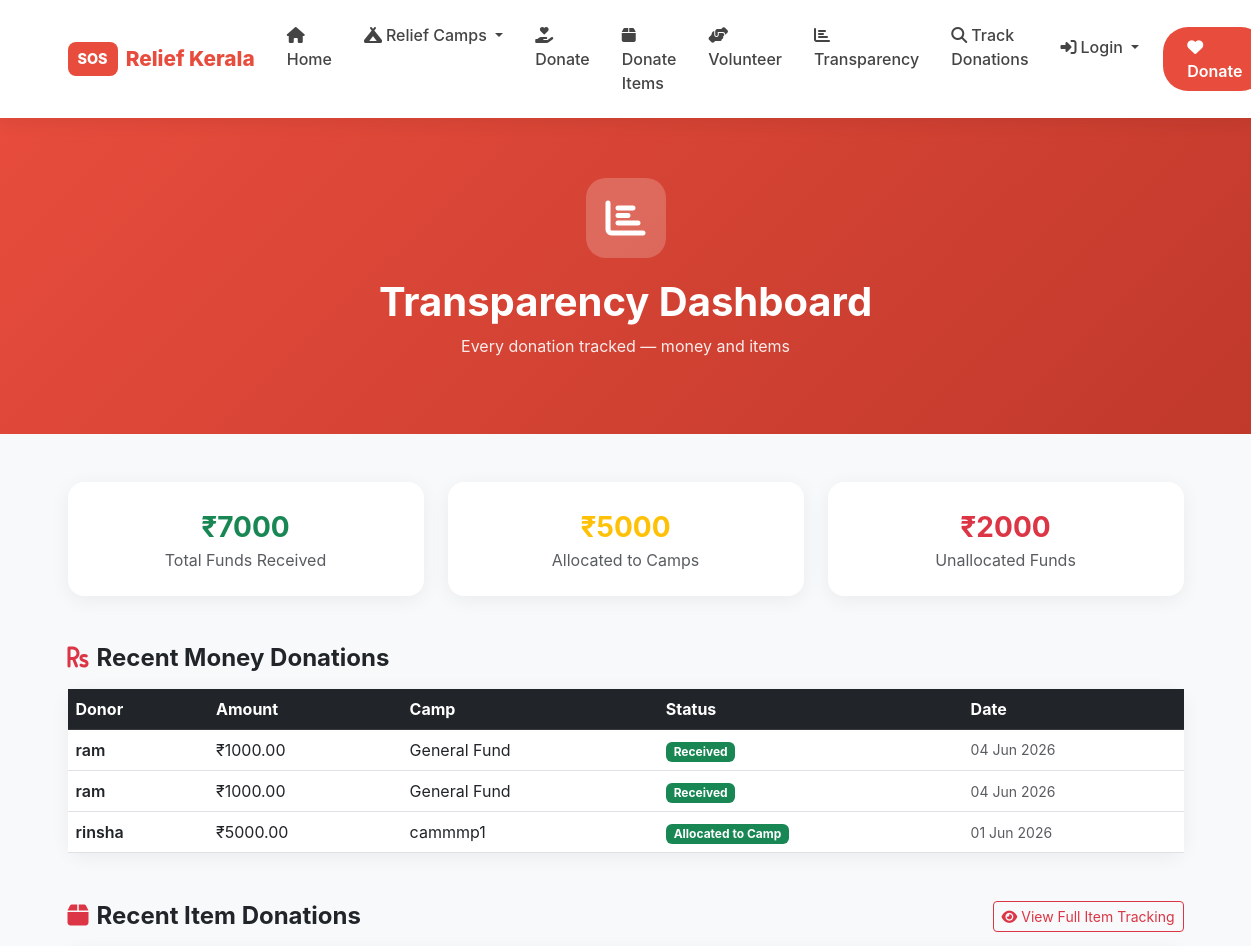
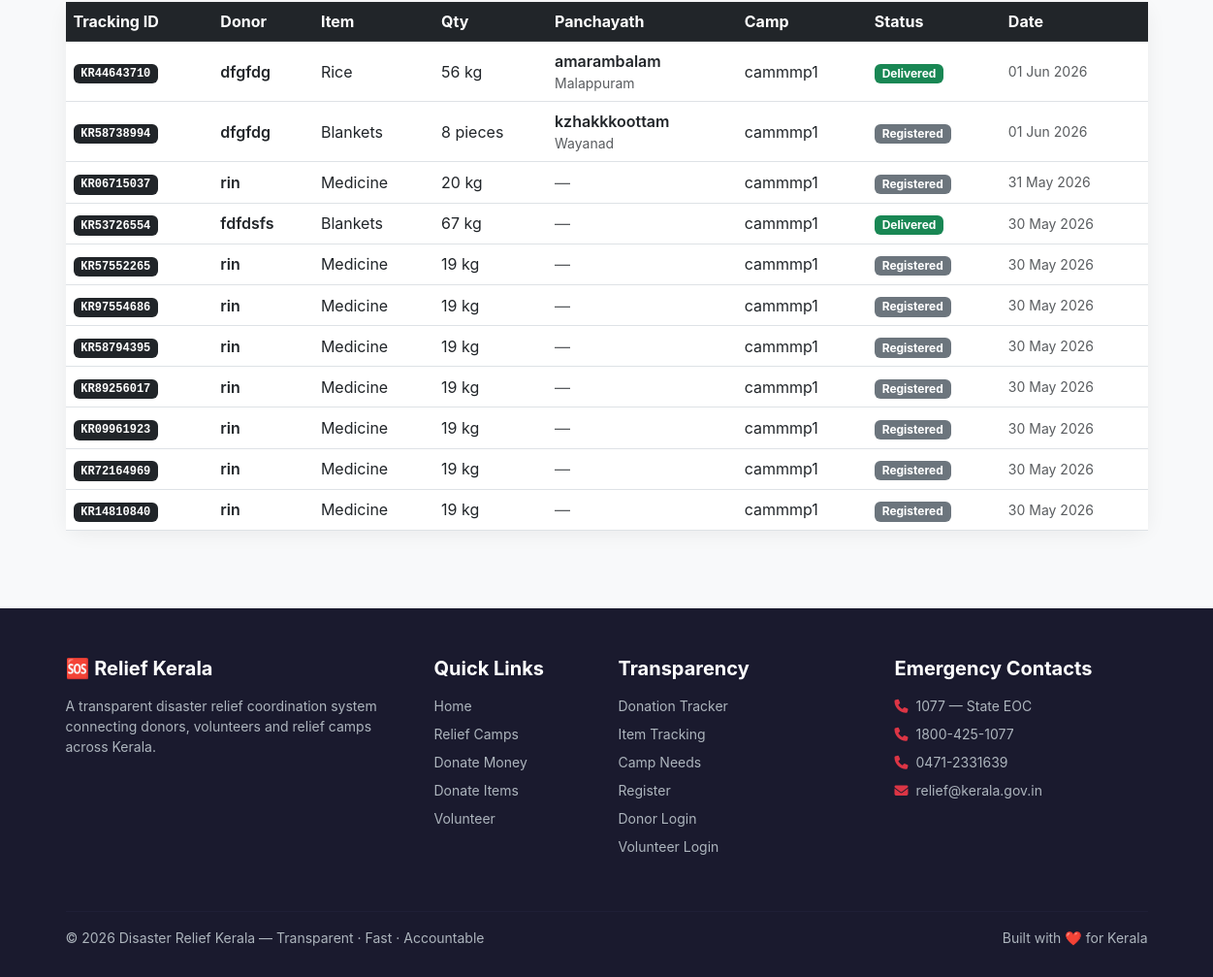
Page /dashboard/ on the earlier database version (2 pictures, top to bottom).
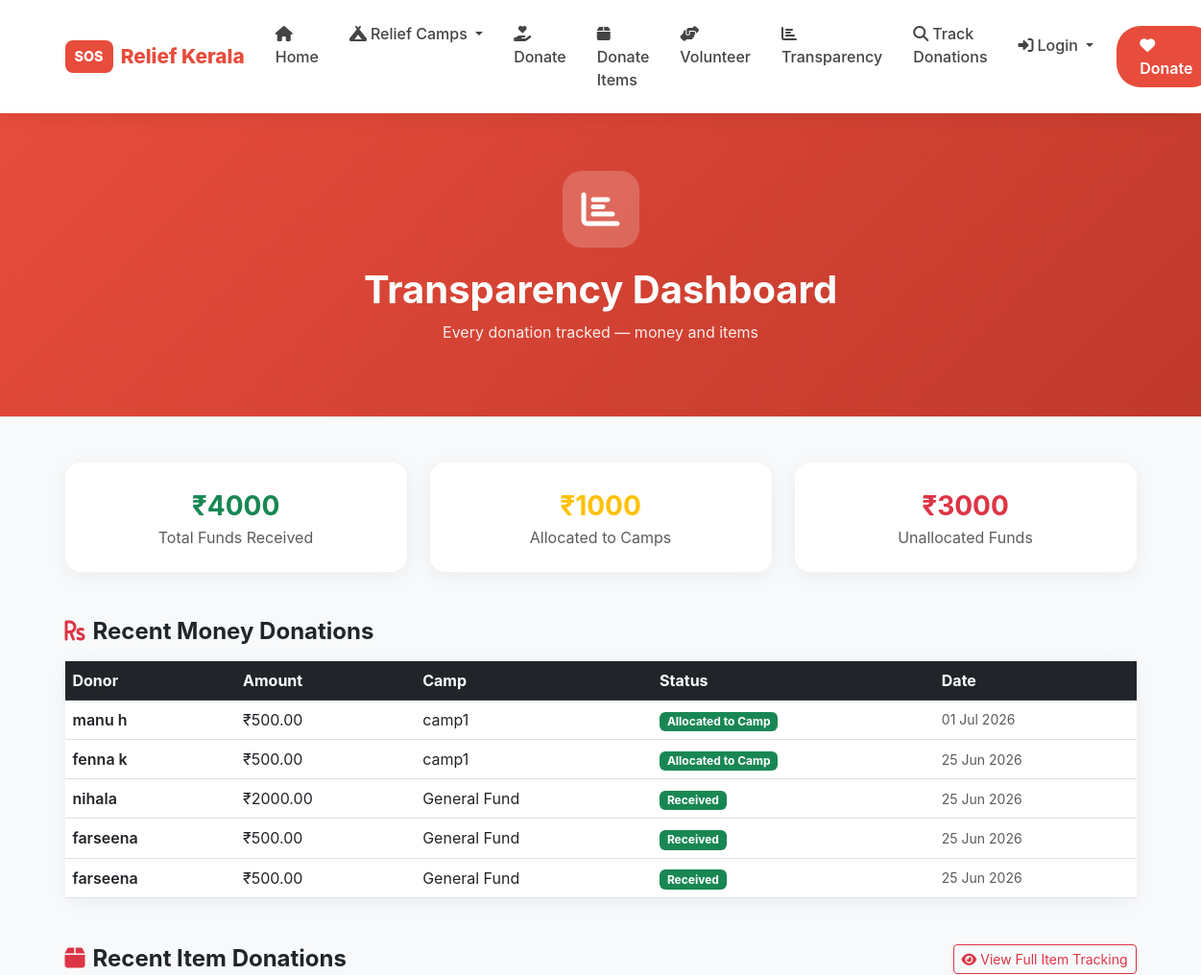
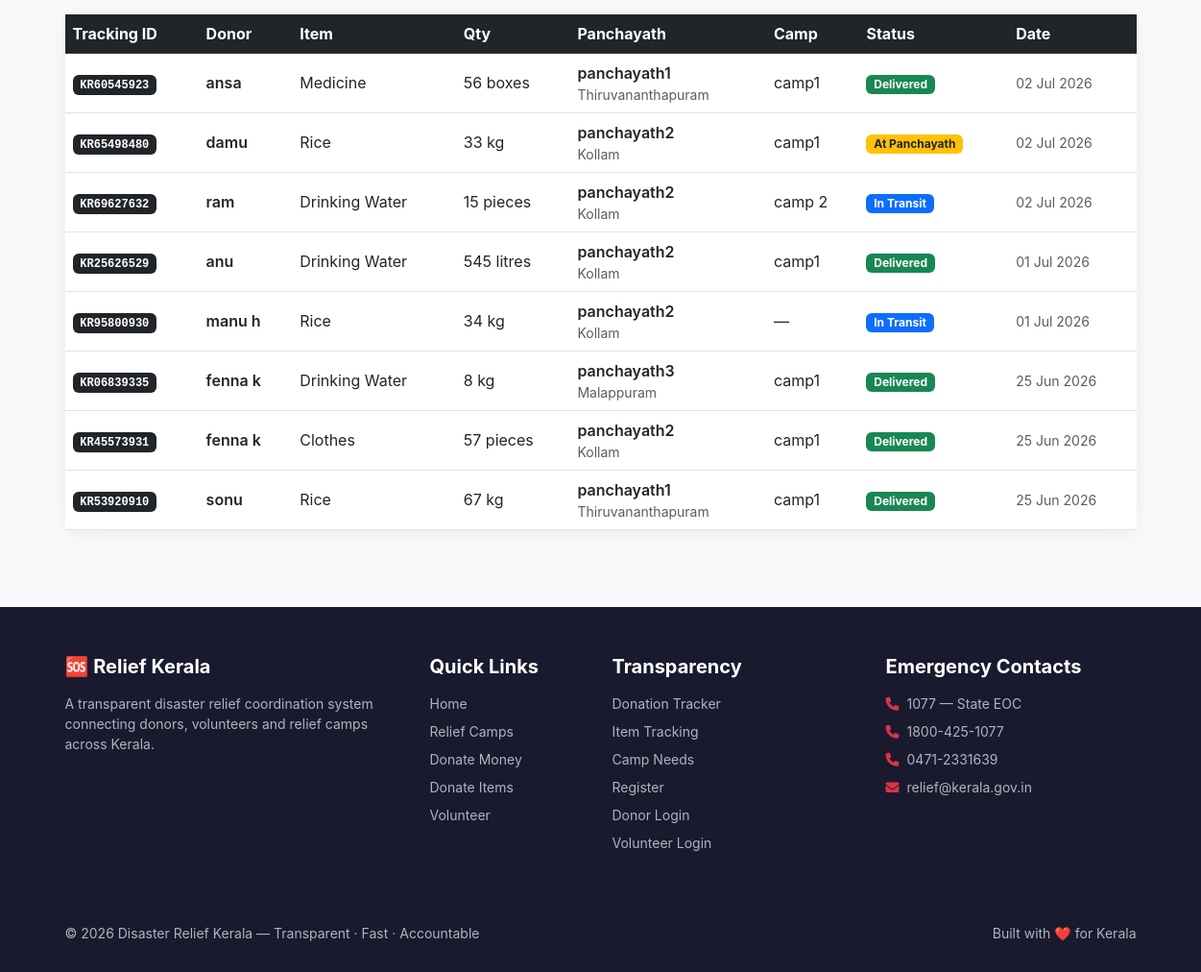
Same page on the later database version (2 pictures, top to bottom).
### donations/models.py (models this page shows, shortened)
class MoneyDonation(models.Model):
    STATUS_CHOICES = [
        ('received', 'Received'),
        ('allocated', 'Allocated to Camp'),
        ('spent', 'Spent'),
    ]
    donor = models.ForeignKey(
        settings.AUTH_USER_MODEL,
        on_delete=models.SET_NULL,
        null=True, blank=True
    )
    donor_name = models.CharField(max_length=100)
    amount = models.DecimalField(max_digits=10, decimal_places=2)
    camp = models.ForeignKey(Camp, on_delete=models.SET_NULL, null=True, blank=True)
    purpose = models.CharField(max_length=200, blank=True)
    status = models.CharField(max_length=20, choices=STATUS_CHOICES, default='received')
    date = models.DateTimeField(auto_now_add=True)
    transaction_id = models.CharField(max_length=100, blank=True)

class ItemDonation(models.Model):
    donor = models.ForeignKey(
        settings.AUTH_USER_MODEL,
        on_delete=models.SET_NULL,
        null=True, blank=True
    )
    donor_name    = models.CharField(max_length=100)
    donor_phone   = models.CharField(max_length=15)
    item_name     = models.CharField(max_length=200)
    quantity      = models.PositiveIntegerField(default=1)
    unit          = models.CharField(max_length=50, blank=True)
    camp          = models.ForeignKey(Camp, on_delete=models.SET_NULL, null=True, blank=True)
    created_at    = models.DateTimeField(auto_now_add=True)
    delivery_status    = models.CharField(max_length=20, choices=DELIVERY_STATUS_CHOICES, default='registered')
    panchayath_name    = models.CharField(max_length=150, blank=True)
    panchayath_address = models.TextField(blank=True)
    dispatched_by      = models.CharField(max_length=150, blank=True)
    dispatched_at      = models.DateTimeField(null=True, blank=True)
    received_by        = models.CharField(max_length=150, blank=True)
    received_at        = models.DateTimeField(null=True, blank=True)
    delivery_notes     = models.TextField(blank=True)
    tracking_id        = models.CharField(max_length=20, blank=True)
    panchayath = models.ForeignKey(
        'accounts.CustomUser',
        on_delete=models.SET_NULL,
        null=True, blank=True,
        limit_choices_to={'role': 'panchayath_staff'},
        related_name='assigned_donations',
    )

### camps/models.py (models this page shows, shortened)
class Camp(models.Model):
    STATUS_CHOICES = [
        ('pending',  'Pending'),
        ('verified', 'Verified'),
        ('approved', 'Approved'),
    ]
    name           = models.CharField(max_length=200)
    location       = models.CharField(max_length=300)
    district       = models.CharField(max_length=100, choices=KERALA_DISTRICTS, default='Kozhikode')
    people_count   = models.PositiveIntegerField(default=0)
    contact_person = models.CharField(max_length=100)
    contact_phone  = models.CharField(max_length=10)
    status         = models.CharField(max_length=20, choices=STATUS_CHOICES, default='pending')
    created_by = models.ForeignKey(
        settings.AUTH_USER_MODEL,
        on_delete=models.SET_NULL,
        null=True, blank=True,
        related_name='created_camps'
    )
    panchayath = models.ForeignKey(
        'accounts.CustomUser',
        on_delete=models.SET_NULL,
        null=True, blank=True,
        limit_choices_to={'role': 'panchayath_staff'},
        related_name='managed_camps',
        help_text='Panchayath officer responsible for verifying needs at this camp',
    )
    is_active  = models.BooleanField(default=True)
    created_at = models.DateTimeField(auto_now_add=True)
    updated_at = models.DateTimeField(auto_now=True)

### accounts/models.py (models this page shows, shortened)
class CustomUser(AbstractUser):
    ROLE_CHOICES = [
        ('donor',              'Donor'),
        ('volunteer',          'Volunteer'),
        ('admin',              'Admin'),
        ('panchayath_staff',   'Panchayath Officer'),
        ('field_officer',      'Field Officer'),
        ('district_officer',   'District Officer'),
        ('camp_head',          'Camp Head'),
    ]
    role           = models.CharField(max_length=20, choices=ROLE_CHOICES, default='donor')
    phone          = models.CharField(max_length=15, blank=True)
    panchayath_name = models.CharField(max_length=200, blank=True)
    district        = models.CharField(max_length=50, choices=KERALA_DISTRICTS, blank=True)
    office_address  = models.TextField(blank=True)
    contact_person  = models.CharField(max_length=100, blank=True)
    camp = models.ForeignKey(
        'camps.Camp',
        on_delete=models.SET_NULL,
        null=True, blank=True,
        related_name='camp_heads'
    )
    employee_id = models.CharField(max_length=50, blank=True)
    id_proof    = models.FileField(upload_to='id_proofs/', blank=True, null=True)
    is_approved = models.BooleanField(default=True)
    approved_by_panchayath    = models.BooleanField(default=False)
    approved_by_field_officer = models.BooleanField(default=False)

### transparency/views.py (the view)
# urls.py: path('dashboard/', views.dashboard, name='dashboard'),
def dashboard(request):
    money_donations = MoneyDonation.objects.order_by('-date')[:20]
    item_donations  = ItemDonation.objects.order_by('-created_at')[:20]
    total_money = MoneyDonation.objects.aggregate(Sum('amount'))['amount__sum'] or 0
    allocated = MoneyDonation.objects.filter(
        status__in=['allocated', 'spent']
    ).aggregate(Sum('amount'))['amount__sum'] or 0
    camps = Camp.objects.filter(is_active=True, status='approved').prefetch_related('needs')
    context = {
        'money_donations': money_donations,
        'item_donations':  item_donations,
        'total_money':     total_money,
        'allocated':       allocated,
        'unallocated':     total_money - allocated,
        'camps':           camps,
    }
    return render(request, 'transparency/dashboard.html', context)

### templates/transparency/dashboard.html (shortened to what the changed rows need)
{% extends 'base.html' %}
{% block content %}
<div style="background:linear-gradient(135deg,#e74c3c,#c0392b);padding:60px 0">
  <div class="container text-center text-white">
    <h1 class="fw-bold">Transparency Dashboard</h1>
  </div>
</div>
<div class="container mt-5 mb-5">
  <div class="row g-4 mb-5">
    <div class="col-md-4">
      <div class="card p-4 text-center border-0 shadow-sm">
        <div class="fs-3 fw-bold text-success">₹{{ total_money }}</div>
        <p class="text-muted mb-0">Total Funds Received</p>
      </div>
    </div>
    <div class="col-md-4">
      <div class="card p-4 text-center border-0 shadow-sm">
        <div class="fs-3 fw-bold text-warning">₹{{ allocated }}</div>
        <p class="text-muted mb-0">Allocated to Camps</p>
      </div>
    </div>
    <div class="col-md-4">
      <div class="card p-4 text-center border-0 shadow-sm">
        <div class="fs-3 fw-bold text-danger">₹{{ unallocated }}</div>
        <p class="text-muted mb-0">Unallocated Funds</p>
      </div>
    </div>
  </div>
  <div class="card border-0 shadow-sm mb-5">
    <div class="table-responsive">
      <table class="table table-hover mb-0 align-middle">
        <thead class="table-dark">
          <tr>
            <th>Donor</th>
            <th>Amount</th>
            <th>Camp</th>
            <th>Status</th>
            <th>Date</th>
          </tr>
        </thead>
        <tbody>
          {% for d in money_donations %}
          <tr>
            <td class="fw-semibold">{{ d.donor_name }}</td>
            <td>₹{{ d.amount }}</td>
            <td>{{ d.camp.name|default:"General Fund" }}</td>
            <td>
              <span class="badge bg-success">{{ d.get_status_display }}</span>
            </td>
            <td class="text-muted small">{{ d.date|date:"d M Y" }}</td>
          </tr>
          {% empty %}
          <tr>
            <td colspan="5" class="text-center text-muted py-4">No donations yet</td>
          </tr>
          {% endfor %}
        </tbody>
      </table>
    </div>
  </div>
  <div class="card border-0 shadow-sm">
    <div class="table-responsive">
      <table class="table table-hover mb-0 align-middle">
        <thead class="table-dark">
          <tr>
            <th>Tracking ID</th>
            <th>Donor</th>
            <th>Item</th>
            <th>Qty</th>
            <th>Panchayath</th>
            <th>Camp</th>
            <th>Status</th>
            <th>Date</th>
          </tr>
        </thead>
        <tbody>
          {% for d in item_donations %}
          <tr>
            <td>
              <a href="{% url 'track_donation' d.tracking_id %}"
                 class="badge bg-dark font-monospace text-decoration-none">
                {{ d.tracking_id }}
              </a>
            </td>
            <td class="fw-semibold">{{ d.donor_name }}</td>
            <td>{{ d.item_name }}</td>
            <td>{{ d.quantity }} {{ d.unit }}</td>
            <td>
              {% if d.panchayath %}
                <div class="fw-semibold">{{ d.panchayath.panchayath_name }}</div>
                <div class="text-muted small">{{ d.panchayath.district }}</div>
              {% else %}
                <span class="text-muted">—</span>
              {% endif %}
            </td>
            <td>{{ d.camp.name|default:"—" }}</td>
            <td>
              {% if d.delivery_status == 'registered' %}
                <span class="badge bg-secondary">Registered</span>
              {% elif d.delivery_status == 'at_panchayath' %}
                <span class="badge bg-warning text-dark">At Panchayath</span>
              {% elif d.delivery_status == 'in_transit' %}
                <span class="badge bg-primary">In Transit</span>
              {% elif d.delivery_status == 'at_camp' %}
                <span class="badge bg-info">At Camp</span>
              {% elif d.delivery_status == 'delivered' %}
                <span class="badge bg-success">Delivered</span>
              {% endif %}
            </td>
            <td class="text-muted small">{{ d.created_at|date:"d M Y" }}</td>
          </tr>
          {% empty %}
          <tr>
            <td colspan="8" class="text-center text-muted py-4">No item donations yet</td>
          </tr>
          {% endfor %}
        </tbody>
      </table>
    </div>
  </div>
</div>
{% endblock %}

Differences in the rows shown:
removed MoneyDonation: donor_name "ram", amount "1000.00", camp.name "General Fund", status "Received", date "04 Jun 2026"
removed MoneyDonation: donor_name "ram", amount "1000.00", camp.name "General Fund", status "Received", date "04 Jun 2026"
removed MoneyDonation: donor_name "rinsha", amount "5000.00", camp.name "cammmp1", status "Allocated to Camp", date "01 Jun 2026"
removed ItemDonation: tracking_id "KR58738994", donor_name "dfgfdg", item_name "Blankets", quantity "8", unit "pieces", panchayath.panchayath_name "kzhakkkoottam", panchayath.district "Wayanad", camp.name "cammmp1", delivery_status "Registered", created_at "01 Jun 2026"
removed ItemDonation: tracking_id "KR06715037", donor_name "rin", item_name "Medicine", quantity "20", unit "kg", camp.name "cammmp1", delivery_status "Registered", created_at "31 May 2026"
removed ItemDonation: tracking_id "KR53726554", donor_name "fdfdsfs", item_name "Blankets", quantity "67", unit "kg", camp.name "cammmp1", delivery_status "Delivered", created_at "30 May 2026"
removed ItemDonation: tracking_id "KR57552265", donor_name "rin", item_name "Medicine", quantity "19", unit "kg", camp.name "cammmp1", delivery_status "Registered", created_at "30 May 2026"
removed ItemDonation: tracking_id "KR97554686", donor_name "rin", item_name "Medicine", quantity "19", unit "kg", camp.name "cammmp1", delivery_status "Registered", created_at "30 May 2026"
removed ItemDonation: tracking_id "KR89256017", donor_name "rin", item_name "Medicine", quantity "19", unit "kg", camp.name "cammmp1", delivery_status "Registered", created_at "30 May 2026"
removed ItemDonation: tracking_id "KR09961923", donor_name "rin", item_name "Medicine", quantity "19", unit "kg", camp.name "cammmp1", delivery_status "Registered", created_at "30 May 2026"
removed ItemDonation: tracking_id "KR72164969", donor_name "rin", item_name "Medicine", quantity "19", unit "kg", camp.name "cammmp1", delivery_status "Registered", created_at "30 May 2026"
removed ItemDonation: tracking_id "KR14810840", donor_name "rin", item_name "Medicine", quantity "19", unit "kg", camp.name "cammmp1", delivery_status "Registered", created_at "30 May 2026"
added MoneyDonation: donor_name "manu h", amount "500.00", camp.name "camp1", status "Allocated to Camp", date "01 Jul 2026"
added MoneyDonation: donor_name "fenna k", amount "500.00", camp.name "camp1", status "Allocated to Camp", date "25 Jun 2026"
added MoneyDonation: donor_name "nihala", amount "2000.00", camp.name "General Fund", status "Received", date "25 Jun 2026"
added MoneyDonation: donor_name "farseena", amount "500.00", camp.name "General Fund", status "Received", date "25 Jun 2026"
added MoneyDonation: donor_name "farseena", amount "500.00", camp.name "General Fund", status "Received", date "25 Jun 2026"
added ItemDonation: tracking_id "KR60545923", donor_name "ansa", item_name "Medicine", quantity "56", unit "boxes", panchayath.panchayath_name "panchayath1", panchayath.district "Thiruvananthapuram", camp.name "camp1", delivery_status "Delivered", created_at "02 Jul 2026"
changed ItemDonation: tracking_id "KR44643710" → "KR65498480"; donor_name "dfgfdg" → "damu"; quantity "56" → "33"; panchayath.panchayath_name "amarambalam" → "panchayath2"; panchayath.district "Malappuram" → "Kollam"; camp.name "cammmp1" → "camp1"; created_at "01 Jun 2026" → "02 Jul 2026"; delivery_status "Delivered" → "At Panchayath"
added ItemDonation: tracking_id "KR69627632", donor_name "ram", item_name "Drinking Water", quantity "15", unit "pieces", panchayath.panchayath_name "panchayath2", panchayath.district "Kollam", camp.name "camp 2", delivery_status "In Transit", created_at "02 Jul 2026"
added ItemDonation: tracking_id "KR25626529", donor_name "anu", item_name "Drinking Water", quantity "545", unit "litres", panchayath.panchayath_name "panchayath2", panchayath.district "Kollam", camp.name "camp1", delivery_status "Delivered", created_at "01 Jul 2026"
added ItemDonation: tracking_id "KR95800930", donor_name "manu h", item_name "Rice", quantity "34", unit "kg", panchayath.panchayath_name "panchayath2", panchayath.district "Kollam", camp.name "—", delivery_status "In Transit", created_at "01 Jul 2026"
added ItemDonation: tracking_id "KR06839335", donor_name "fenna k", item_name "Drinking Water", quantity "8", unit "kg", panchayath.panchayath_name "panchayath3", panchayath.district "Malappuram", camp.name "camp1", delivery_status "Delivered", created_at "25 Jun 2026"
added ItemDonation: tracking_id "KR45573931", donor_name "fenna k", item_name "Clothes", quantity "57", unit "pieces", panchayath.panchayath_name "panchayath2", panchayath.district "Kollam", camp.name "camp1", delivery_status "Delivered", created_at "25 Jun 2026"
changed ItemDonation: tracking_id "KR58794395" → "KR53920910"; donor_name "rin" → "sonu"; item_name "Medicine" → "Rice"; quantity "19" → "67"; panchayath.panchayath_name (not shown) → "panchayath1"; panchayath.district (not shown) → "Thiruvananthapuram"; camp.name "cammmp1" → "camp1"; created_at "30 May 2026" → "25 Jun 2026"; delivery_status "Registered" → "Delivered"; no longer shows "—"
Other differences:
{{ total_money }}: "7000" → "4000"
{{ allocated }}: "5000" → "1000"
{{ unallocated }}: "2000" → "3000"
